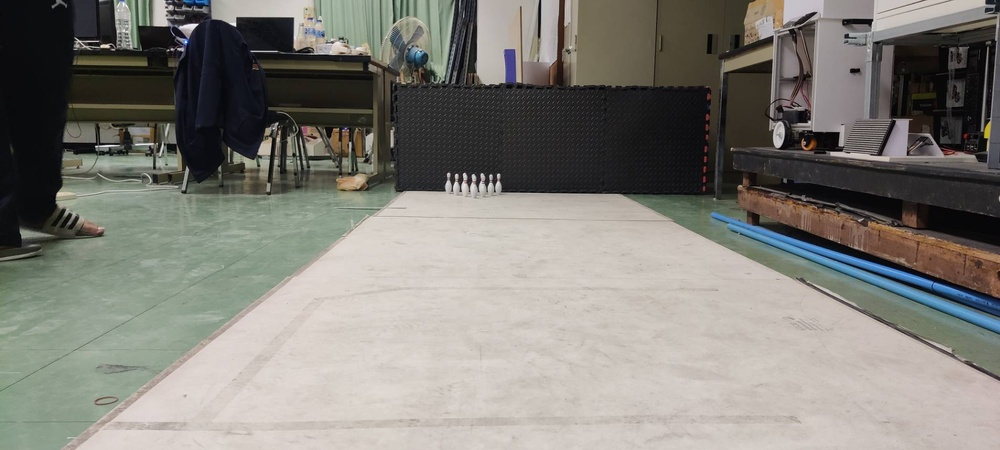
#> input picture Python_Field/pin/dataset_carc/Pindetect_Test.jpg, 1000 x 450 px, shrunk from 1907 x 858 before the run, found by its file name
$ python CARC.py
#> lines starting #> are read from the running program, lines starting #| are printed output that depends on the picture; after the words box and inside, x2 and y2 are one past the last pixel; in counts of white or black regions, pixels touching at a corner belong together
import cv2
import numpy as np

# Load the image
image = cv2.imread('pin/Pindetect_Test.jpg')
#> image is the input picture: shape (450, 1000, 3); mean B, G, R 120.4, 126.8, 128.9
gray = cv2.cvtColor(image, cv2.COLOR_BGR2GRAY)
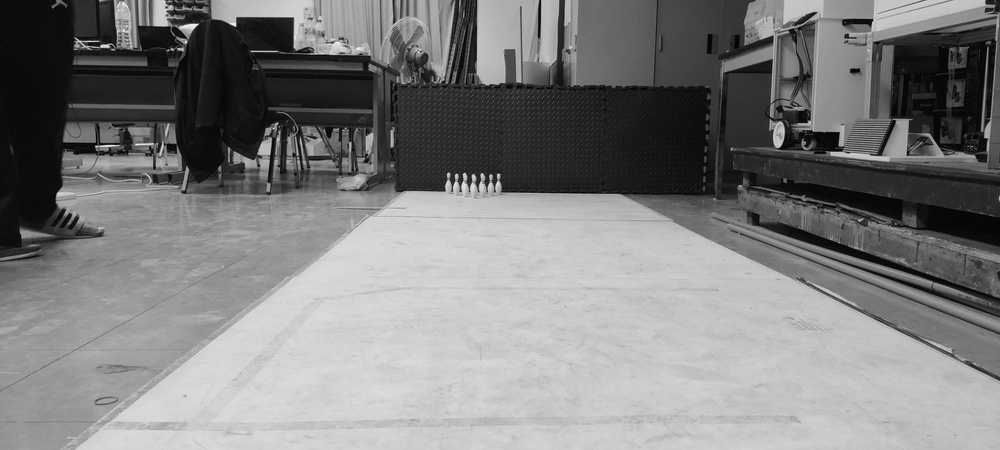
#> gray: shape (450, 1000); min 0, max 253, mean 126.7

# Detect edges using Canny
edges = cv2.Canny(gray, 50, 150, apertureSize=3)
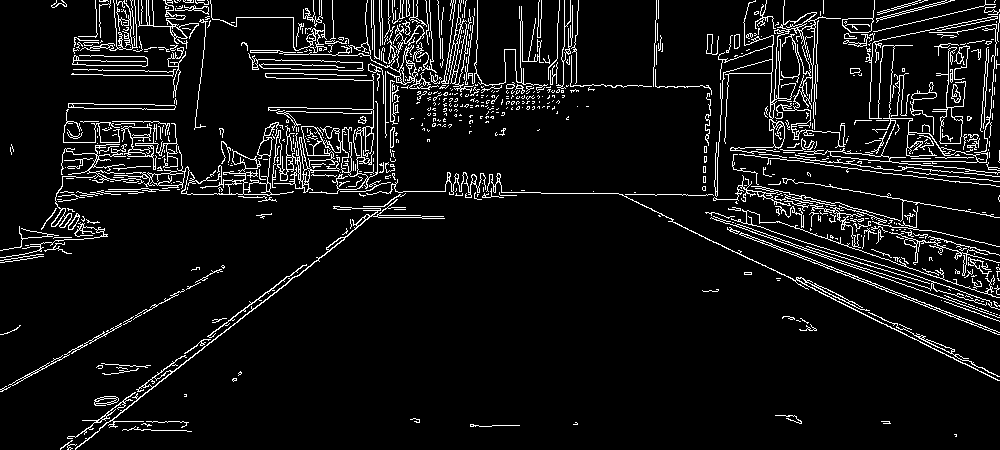
#> edges: shape (450, 1000); 7.4% white in thin lines or dots

# Detect lines using Hough Line Transform
lines = cv2.HoughLinesP(edges, 1, np.pi / 180, threshold=100, minLineLength=100, maxLineGap=10)
#> lines = 61 rows, first 6: [75, 448, 404, 191], [827, 296, 999, 380], [737, 252, 953, 357], [868, 225, 997, 262], [60, 448, 303, 265], [711, 217, 999, 317]

# Draw lines on the original image
if lines is not None:
    for line in lines:
        print(lines)
        x1, y1, x2, y2 = line[0]
        cv2.line(image, (x1, y1), (x2, y2), (0, 255, 0), 2)
#> this loop made 61 passes
#> (x1, y1, x2, y2) on passes 1 to 12: (75, 448, 404, 191), (827, 296, 999, 380), (737, 252, 953, 357), (868, 225, 997, 262), (60, 448, 303, 265), (711, 217, 999, 317), (298, 54, 415, 58), (706, 213, 818, 252), (1, 391, 223, 268), (730, 231, 999, 334), (372, 74, 478, 76), (373, 79, 481, 81)
#> (printed output is left out)
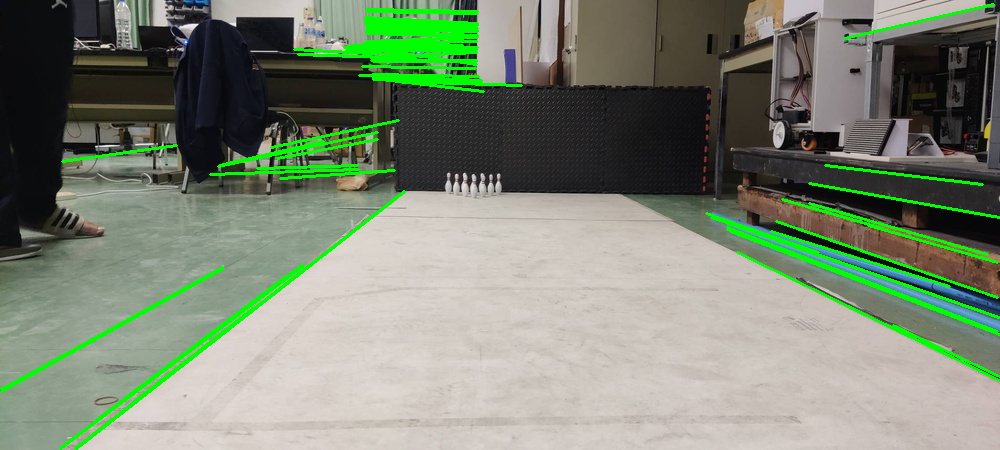
#> image: shape (450, 1000, 3); 4.82% of pixels changed, all inside (x1, y1, x2, y2) = (0, 3, 1000, 450)

# Display the result
cv2.imshow('Detected Lines', image)
cv2.waitKey(0)
cv2.destroyAllWindows()
